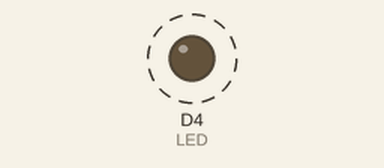
Recording of a sketch running on a simulated ESP8266 (NodeMCU). Parts: output pins drawn as LEDs (lit = HIGH). Dashed ring = blinking. WiFi joins after 1.5 s; servers stay silent unless stated; random numbers use the default seed unless the sketch sets one; what the sketch prints to the serial monitor is not drawn.

Above: at 2.1 s.
Timing chart, 0 to 4.5 s (numbered marks = the images above):
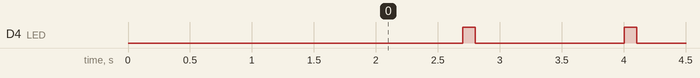

Measured:
- by itself, D4 (LED): alternates HIGH for 0.10 s and LOW for 1.2 s

The sketch:

fetch_6.ino
```cpp
#include "ESP8266WiFi.h"
#include <ESP8266HTTPClient.h>
#include <WiFiClient.h>
# define LED D4 // Use built-in LED which connected to D4 pin or GPIO 2

String serverName = "http://abcdxyz.xyz/";
unsigned long timerDelay = 5000;
unsigned long lastTime = 0;


// WiFi parameters to be configured
const char* ssid = "Ziggo11550";
const char* password = "VRfquHFATPyu";


void setup() {
  pinMode(LED, OUTPUT);     // Initialize the LED as an output
  Serial.begin(9600);
  // Connect to WiFi
  WiFi.begin(ssid, password);

  // while wifi not connected yet, print '.'
  // then after it connected, get out of the loop
  while (WiFi.status() != WL_CONNECTED) {
    delay(500);
    Serial.print(".");
  }
  //print a new line, then print WiFi connected and the IP address
  Serial.println("");
  Serial.println("WiFi connected");
  // Print the IP address
  Serial.println(WiFi.localIP());

}
void loop() {

  //Calling An URL FOR DATA


   if ((WiFi.status() == WL_CONNECTED)) { //Check the current connection status

    HTTPClient http;
 int randNumber = random(1, 99999);

 String crow = "https://www.example.com/";
 crow += randNumber;
 Serial.println(crow);


http.begin(crow); //Specify the URL

    int httpCode = http.GET();     //Make the request

    if (httpCode > 0) { //Check for the returning code

        String payload = http.getString();
        Serial.println(httpCode);
        Serial.println(payload);
      }

    else {
      Serial.println("Error on HTTP request");
    }

    http.end(); //Free the resources
  }

  delay(1000);

  //Calling URL ENDS
digitalWrite(LED, HIGH);
delay(100);
digitalWrite(LED, LOW);

}
```
